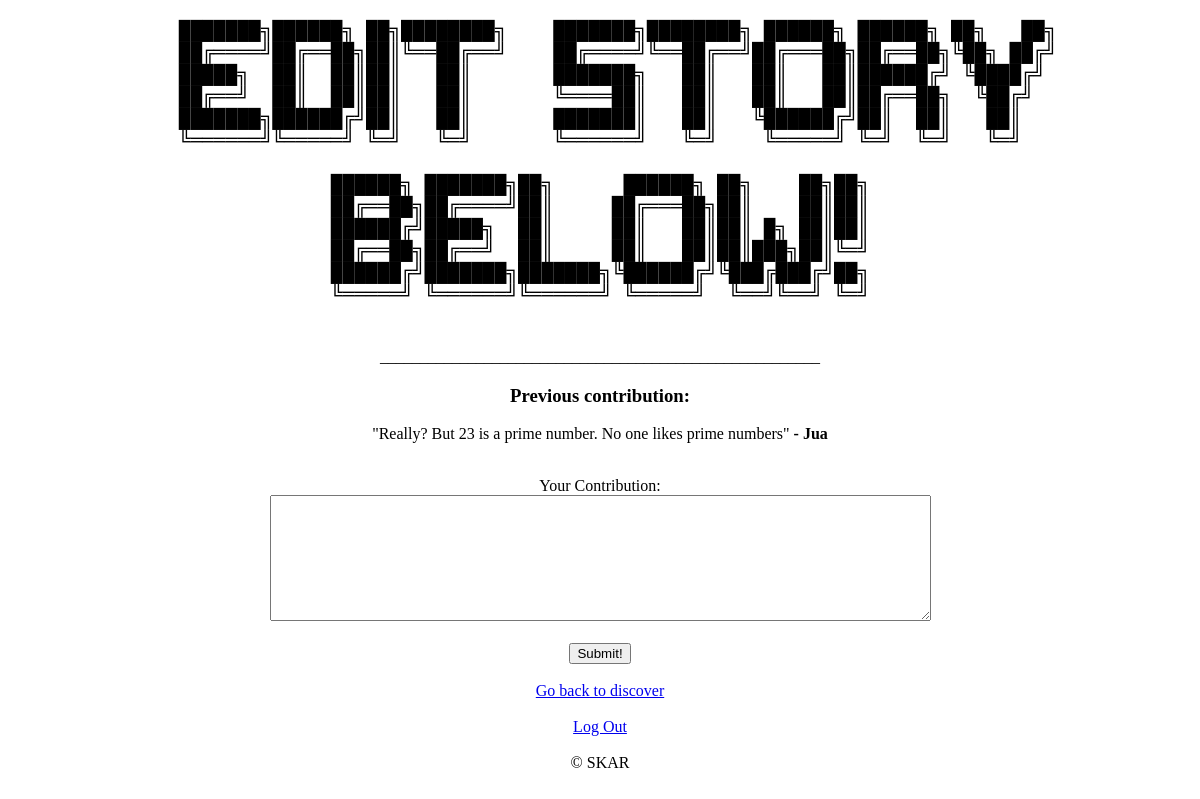
/edit?story=Twenty (signed in), run on an earlier commit of the app's database.
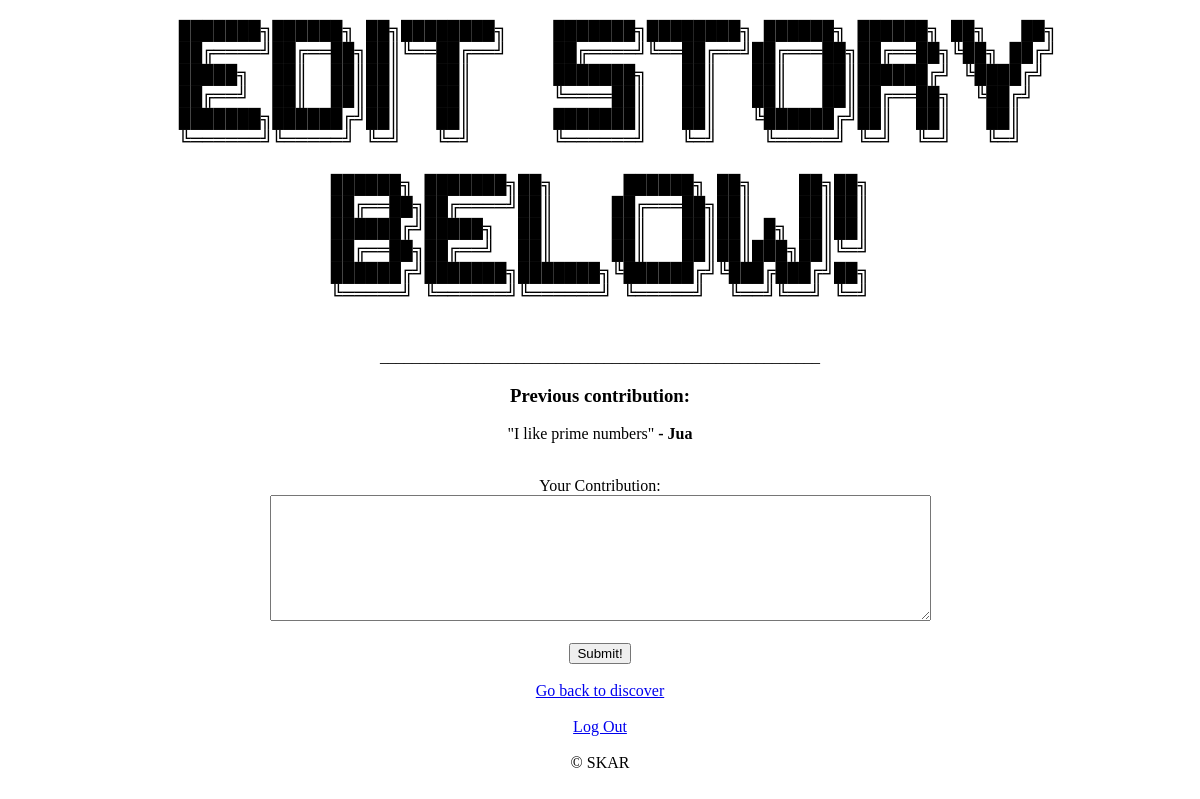
And on a later commit of the database.
### tables this page shows
CREATE TABLE stories(name TEXT, username TEXT, contrib TEXT);

### app.py (the view)
@app.route('/edit')
def edit():
    storyname = ''
    try:
        storyname = request.args['story']
    except:
        return redirect("/discover")
    if 'user' in session:
        if not storyname in story.getStories(session['user']):
            storycontent = story.getLast(storyname)[0]
        else: return redirect('/profile')
    else:
        return redirect('/')
    if not storyname in story.getAll():
        return redirect("/discover")
    return render_template('edit.html', story_title = storyname, story = storycontent, contributor = story.getAuthor(storyname))

### util/story.py (called while the page is built)
def getAll():
    db = sqlite3.connect("data/info.db")
    c = db.cursor()
    c.execute("SELECT name FROM stories")
    everything = c.fetchall()
    output = set()
    for i in everything:
        output.add(i[0])
    db.close()
    return(output)

def getStories(username):
    db = sqlite3.connect("data/info.db")
    c = db.cursor()
    c.execute("SELECT name FROM stories WHERE username = ?", (username,))
    rows = c.fetchall()
    output = set()
    for i in rows:
        output.add(i[0])
    db.close()
    return(output)

def getLast(storyname):
    db = sqlite3.connect("data/info.db")
    c = db.cursor()
    for i in c.execute("SELECT contrib FROM stories WHERE name = ? ORDER BY ROWID DESC LIMIT 1;",(storyname,)):
        db.close()
        return [i[0]]
    else:
        db.close()
        return ["Story does not exist"]

def getAuthor(storyname):
    db = sqlite3.connect("data/info.db")
    c = db.cursor()
    for i in c.execute("SELECT username FROM stories WHERE name = ? ORDER BY ROWID LIMIT 1;",(storyname,)):
        db.close()
        return i[0]
    else:
        db.close()
        return "No author"

### templates/edit.html (shortened to what this page needs)
{% extends 'basetemplate.html' %}
{% block body %}
    <center>
        <h2>
            <pre>
   ███████╗██████╗ ██╗████████╗    ███████╗████████╗ ██████╗ ██████╗ ██╗   ██╗
   ██╔════╝██╔══██╗██║╚══██╔══╝    ██╔════╝╚══██╔══╝██╔═══██╗██╔══██╗╚██╗ ██╔╝
  █████╗  ██║  ██║██║   ██║       ███████╗   ██║   ██║   ██║██████╔╝ ╚████╔╝
 ██╔══╝  ██║  ██║██║   ██║       ╚════██║   ██║   ██║   ██║██╔══██╗  ╚██╔╝
███████╗██████╔╝██║   ██║       ███████║   ██║   ╚██████╔╝██║  ██║   ██║
╚══════╝╚═════╝ ╚═╝   ╚═╝       ╚══════╝   ╚═╝    ╚═════╝ ╚═╝  ╚═╝   ╚═╝
██████╗ ███████╗██╗      ██████╗ ██╗    ██╗██╗
██╔══██╗██╔════╝██║     ██╔═══██╗██║    ██║██║
██████╔╝█████╗  ██║     ██║   ██║██║ █╗ ██║██║
██╔══██╗██╔══╝  ██║     ██║   ██║██║███╗██║╚═╝
██████╔╝███████╗███████╗╚██████╔╝╚███╔███╔╝██╗
╚═════╝ ╚══════╝╚══════╝ ╚═════╝  ╚══╝╚══╝ ╚═╝
            </pre>
        </h2>
        _______________________________________________________
        <form action="/editchanges?story={{ story_title }}" method = "POST">
            <h3>Previous contribution: </h3>
            <p>
                {{ story|safe }} <b>- {{ contributor }}</b>
            </p>
            <br>
            Your Contribution:
            <br>
            <textarea name="story_content" rows="8" cols="80" required></textarea>
            <br><br>
            <input type="submit" value="Submit!">
        </form>
        <br>
        <a href="/discover">Go back to discover</a>
        <br><br>
    </center>
{% endblock %}

What changed in the data, as far as the page shows it:
no longer on this page (row unchanged): stories: contrib "\"Really? But 23 is a prime number. No one likes prime numbers\""
added stories: contrib "\"I like prime numbers\""
